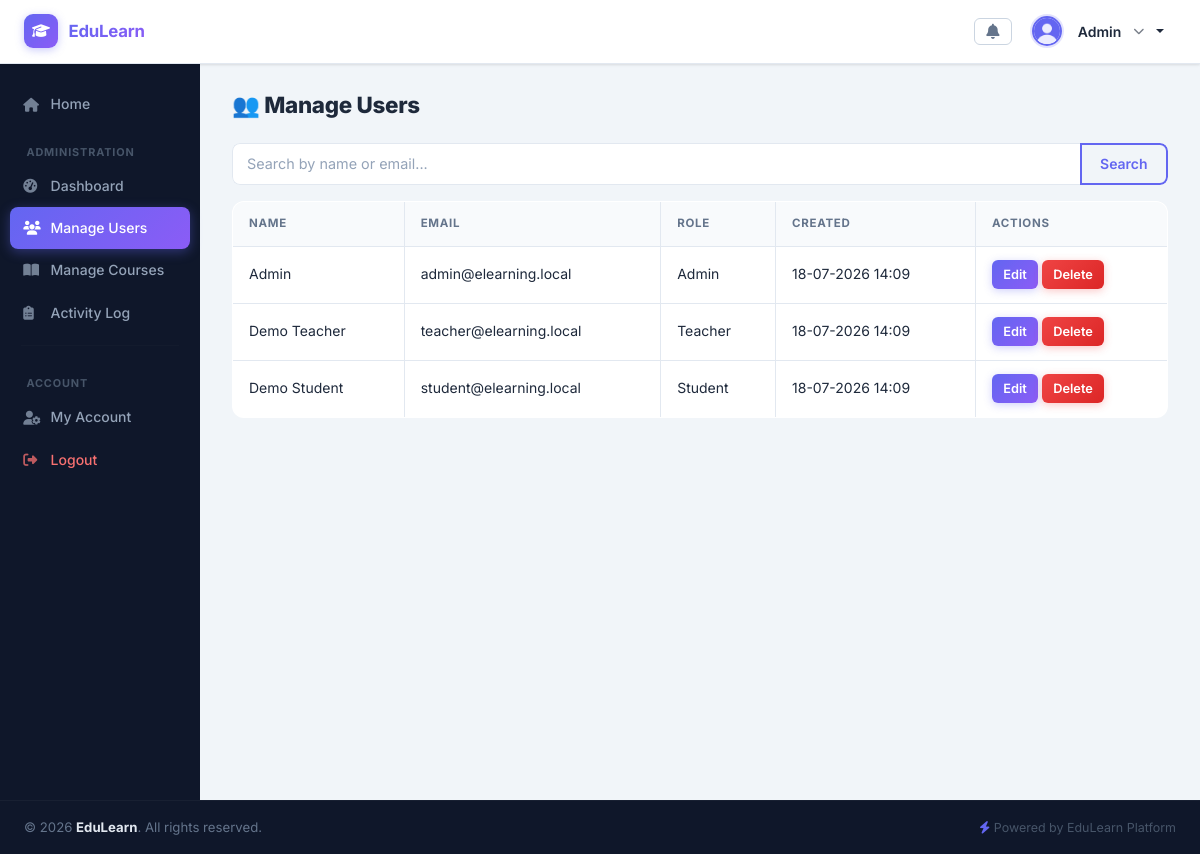
The page /admin/users.php (signed in) on the database its author committed.
### tables this page shows
CREATE TABLE users (
  id          INT UNSIGNED NOT NULL AUTO_INCREMENT,
  name        VARCHAR(255) NOT NULL,
  email       VARCHAR(255) NOT NULL,
  password    VARCHAR(255) NOT NULL,
  role        ENUM('student','teacher','admin') NOT NULL DEFAULT 'student',
  is_active   TINYINT(1) NOT NULL DEFAULT 1,
  profile_pic VARCHAR(255) DEFAULT NULL,
  created_at  TIMESTAMP NOT NULL DEFAULT CURRENT_TIMESTAMP,
  PRIMARY KEY (id),
  UNIQUE KEY uq_users_email (email)
);

### includes/functions.php (called while the page is built, shortened)
<?php
if (!function_exists('base_url')) {
    function base_url($path = '') {
        if (!isset($_ENV['BASE_URL'])) {
            if (file_exists(__DIR__ . '/../vendor/autoload.php')) {
                $dotenv = Dotenv\Dotenv::createImmutable(__DIR__ . '/../');
            } else {
                die("Composer autoloader not found. Run `composer install`.");
            }
        }
        return rtrim($_ENV['BASE_URL'], '/') . '/' . ltrim($path, '/');
    }
}
if (!function_exists('is_active')) {
    function is_active($path) {
        $current = $_SERVER['REQUEST_URI'] ?? '';
        return strpos($current, $path) !== false ? 'active' : '';
    }
}

### admin/users.php (the view, shortened to what this page needs)
<?php
require_once '../includes/db.php';
require_once '../includes/functions.php';
$search = trim($_GET['search'] ?? '');
$page = max(1, (int)($_GET['page'] ?? 1));
$per_page = 10;
$offset = ($page - 1) * $per_page;
$params = [];
$where_sql = "";
$sql = "SELECT * FROM users $where_sql ORDER BY created_at DESC LIMIT $per_page OFFSET $offset";
$stmt = $pdo->prepare($sql);
$stmt->execute($params);
$users = $stmt->fetchAll();
include '../templates/header.php';
?>
<h2 class="mb-4">👥 Manage Users</h2>
<form method="GET" class="mb-3">
    <div class="input-group">
        <input type="text" name="search" value="<?= htmlspecialchars($search) ?>" class="form-control" placeholder="Search by name or email...">
        <button class="btn btn-outline-primary">Search</button>
    </div>
</form>
<table class="table table-bordered table-hover">
    <thead class="table-light">
        <tr>
            <th>Name</th>
            <th>Email</th>
            <th>Role</th>
            <th>Created</th>
            <th>Actions</th>
        </tr>
    </thead>
    <tbody>
        <?php foreach ($users as $user): ?>
            <tr>
                <td><?= htmlspecialchars($user['name']) ?></td>
                <td><?= htmlspecialchars($user['email']) ?></td>
                <td><?= ucfirst($user['role']) ?></td>
                <td><?= date('d-m-Y H:i', strtotime($user['created_at'])) ?></td>
                <td>
                    <a href="<?= base_url('admin/edit_user.php?id=' . $user['id']) ?>" class="btn btn-sm btn-primary">Edit</a>
                    <a href="<?= base_url('admin/delete_user.php?id=' . $user['id']) ?>" class="btn btn-sm btn-danger" onclick="return confirm('Delete this user?')">Delete</a>
                </td>
            </tr>
        <?php endforeach; ?>
    </tbody>
</table>
<?php include '../templates/footer.php'; ?>

### templates/header.php (shortened to what this page needs)
<?php
require_once '../includes/functions.php';
require_once '../includes/db.php';
$user_id = $_SESSION['user_id'] ?? null;
$user_name = $_SESSION['user_name'] ?? 'User';
$pic = null;
if ($user_id) {
    $stmt = $pdo->prepare("SELECT profile_pic FROM users WHERE id = ?");
    $stmt->execute([$user_id]);
    $pic = $stmt->fetchColumn();
}
$profile_pic = base_url('uploads/profile_pics/' . ($pic ?: 'default.png'));
?>
<!DOCTYPE html>
<html lang="en">
<head>
    <link rel="stylesheet" href="https://cdnjs.cloudflare.com/ajax/libs/font-awesome/6.5.1/css/all.min.css">
    <link rel="stylesheet" href="<?= base_url('bootstrap/css/bootstrap.min.css') ?>">
    <link rel="stylesheet" href="<?= base_url('assets/css/style.css') ?>">
</head>
<body class="d-flex flex-column min-vh-100">
<div class="flex-grow-1">
<div class="container-fluid p-0">
    <div class="topbar d-flex justify-content-between align-items-center">
        <a href="<?= base_url('index.php') ?>" class="brand-logo text-decoration-none">
            <div class="brand-icon">
                <i class="fas fa-graduation-cap"></i>
            </div>
            <span class="brand-name">EduLearn</span>
        </a>
        <div class="d-flex align-items-center gap-2">
            <button class="btn btn-sm btn-outline-secondary border-0 position-relative" style="background:transparent;color:#64748b;padding:0.4rem 0.6rem;">
                <i class="fas fa-bell" style="font-size:0.95rem;"></i>
            </button>
            <div class="dropdown">
                <a class="btn btn-outline-light dropdown-toggle d-flex align-items-center" href="#" data-bs-toggle="dropdown" aria-expanded="false">
                    <img src="<?= $profile_pic ?>" class="rounded-circle me-2" alt="Profile" width="30" height="30" style="object-fit:cover;">
                    <span class="d-none d-sm-inline"><?= htmlspecialchars($user_name) ?></span>
                    <i class="fas fa-chevron-down ms-1" style="font-size:0.7rem;opacity:0.6;"></i>
                </a>
            </div>
        </div>
    </div>
    <div class="row flex-fill g-0">
        <div class="col-md-3 col-lg-2 p-0 sidebar">
            <?php include '../templates/sidebar.php'; ?>
        </div>
        <div class="col-md-9 col-lg-10">

### templates/sidebar.php (shortened to what this page needs)
<?php
require_once __DIR__ . '/../includes/functions.php';
$user_role = $_SESSION['user_role'] ?? 'guest';
?>
<nav class="d-flex flex-column h-100">
    <div class="list-group list-group-flush mt-1">
        <a href="<?= base_url('index.php') ?>"
           class="list-group-item list-group-item-action <?= is_active('index.php') ?>">
            <i class="fas fa-house"></i> Home
        </a>
        <?php if ($user_role === 'admin'): ?>
            <div class="sidebar-section">Administration</div>
            <a href="<?= base_url('admin/dashboard.php') ?>"
               class="list-group-item list-group-item-action <?= is_active('admin/dashboard.php') ?>">
                <i class="fas fa-gauge-high"></i> Dashboard
            </a>
            <a href="<?= base_url('admin/users.php') ?>"
               class="list-group-item list-group-item-action <?= is_active('admin/users.php') ?>">
                <i class="fas fa-users"></i> Manage Users
            </a>
            <a href="<?= base_url('admin/courses.php') ?>"
               class="list-group-item list-group-item-action <?= is_active('admin/courses.php') ?>">
                <i class="fas fa-book-open"></i> Manage Courses
            </a>
            <a href="<?= base_url('admin/activity_log.php') ?>"
               class="list-group-item list-group-item-action <?= is_active('admin/activity_log.php') ?>">
                <i class="fas fa-clipboard-list"></i> Activity Log
            </a>
        <?php endif; ?>
        <hr class="sidebar-hr">
        <div class="sidebar-section">Account</div>
        <a href="<?= base_url('users/account.php') ?>"
           class="list-group-item list-group-item-action <?= is_active('users/account.php') ?>">
            <i class="fas fa-user-gear"></i> My Account
        </a>
        <a href="<?= base_url('users/logout.php') ?>"
           class="list-group-item list-group-item-action text-danger">
            <i class="fas fa-right-from-bracket"></i> Logout
        </a>
    </div>
</nav>

### templates/footer.php (shortened to what this page needs)
        </div>
    </div>
</div>
</div>
<footer class="mt-auto">
    <div class="d-flex flex-column flex-sm-row justify-content-between align-items-center gap-2">
        <span>
            &copy; <?= date('Y') ?> <strong style="color:#e2e8f0;">EduLearn</strong>. All rights reserved.
        </span>
        <span style="color:#475569;font-size:0.78rem;">
            <i class="fas fa-bolt" style="color:#6366f1;"></i> Powered by EduLearn Platform
        </span>
    </div>
</footer>
</body>
</html>

### rows shown on the page
users: name "Admin", email "admin@elearning.local", role "Admin", created_at "18-07-2026 14:09"
users: name "Demo Teacher", email "teacher@elearning.local", role "Teacher", created_at "18-07-2026 14:09"
users: name "Demo Student", email "student@elearning.local", role "Student", created_at "18-07-2026 14:09"

### other values the page prints
$user_name "Admin"
